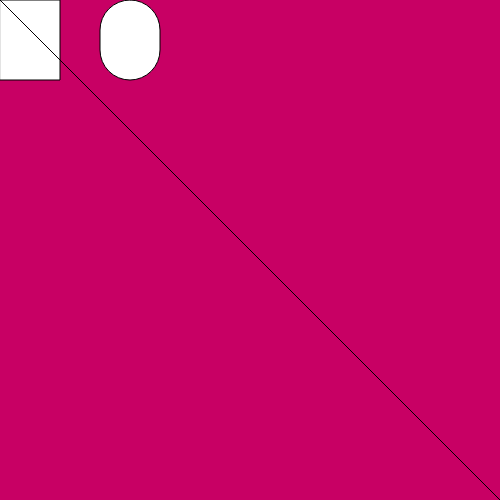
Frame 1 (no input)
Frame 60 (no input): identical to frame 1, image omitted
Frame 120 (the mouse pressed at the canvas centre since frame 60): identical to frame 1, image omitted

The p5.js sketch that drew this single still picture (run headless with seeded random() and noise() and a simulated clock; from frame 60 on, the mouse is pressed at the canvas centre):

// p5.js sketch
// ── sketch.js
function setup() {
  createCanvas(500,500); // 500x500 px
}

function draw() {
  background(200,0,100); // r,g,b
  rect(0,0,60,80); // punkt (x,y) , wysokość , szerokość
  rect(100,0,60,80,30); // punkt (x,y) , wysokość , szerokość, krawędzie
  line(0,0,500,500)

  //rectMode(CENTER); // OD PUNKTU ŚRODKA RYSUJE!
  //rect(250,250,60,80,30);

}
